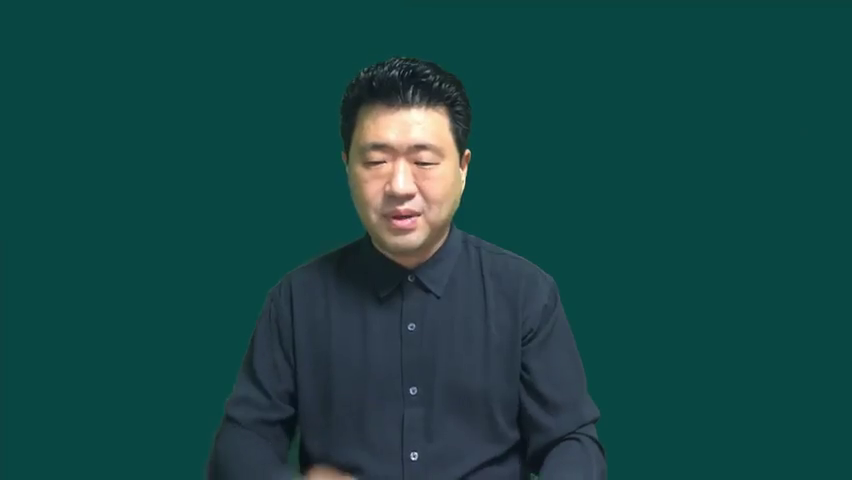
#> input picture frame 6 of video/어지럽다.mp4, 852 x 480 px, given in place of aaa_20250807_142634.mp4, which was not available
$ python cv2test.py
#> lines starting #> are read from the running program, lines starting #| are printed output that depends on the picture; after the words box and inside, x2 and y2 are one past the last pixel; in counts of white or black regions, pixels touching at a corner belong together
import cv2
import os

# 확인할 영상 파일 경로
video_path = "debug_videos/aaa_20250807_142634.mp4"  # 예시 이름, 실제 파일명으로 수정하세요

# 영상 파일 열기
cap = cv2.VideoCapture(video_path)

if not cap.isOpened():
    print("비디오 파일을 열 수 없습니다.")
    exit()

frame_count = 0

while True:
    ret, frame = cap.read()
#> frame is the input picture: shape (480, 852, 3); mean B, G, R 68.4, 70.1, 21.7
    if not ret:
        break

    # 프레임 번호 표시
    frame_count += 1
    cv2.putText(frame, f"Frame: {frame_count}", (10, 30),
                cv2.FONT_HERSHEY_SIMPLEX, 1, (255, 0, 0), 2)
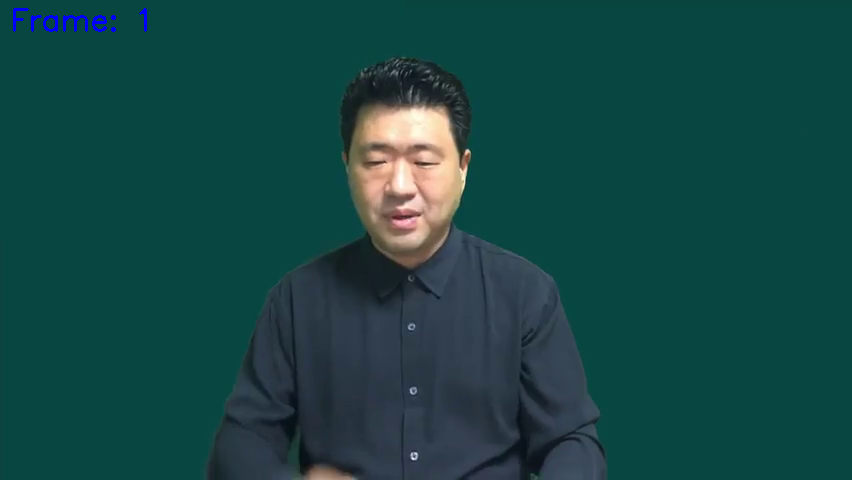
#> frame: shape (480, 852, 3); 0.2% of pixels changed, all inside (x1, y1, x2, y2) = (13, 8, 147, 32)

    # 프레임 보여주기
    cv2.imshow("Frame", frame)

    # 'q' 키 누르면 종료
    if cv2.waitKey(25) & 0xFF == ord('q'):
#> (key q is pressed here)
        break

cap.release()
cv2.destroyAllWindows()

$ run again, starting later in the video
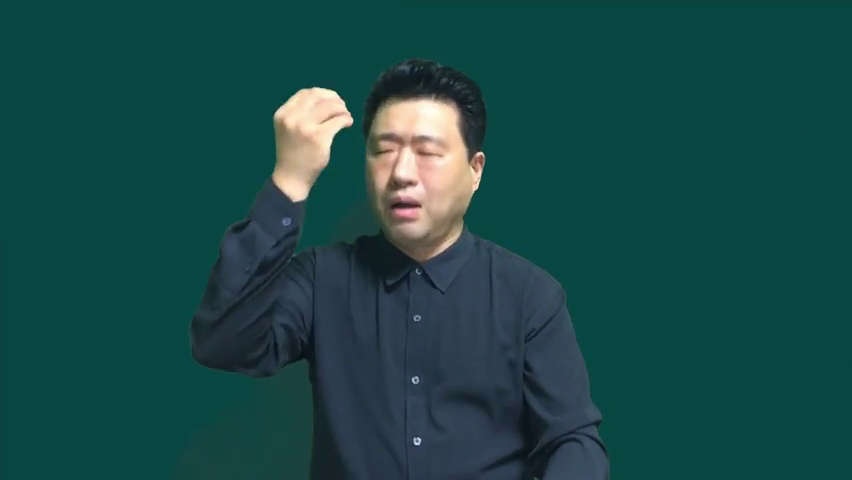
#> input picture frame 28 of video/어지럽다.mp4, 852 x 480 px, given in place of aaa_20250807_142634.mp4, which was not available
#> frame is the input picture: shape (480, 852, 3); mean B, G, R 70.3, 71.7, 24.6
#> `cv2.putText(frame, f"Frame: {frame_count}", (10, 30), cv2.FONT_HERSHEY..`:
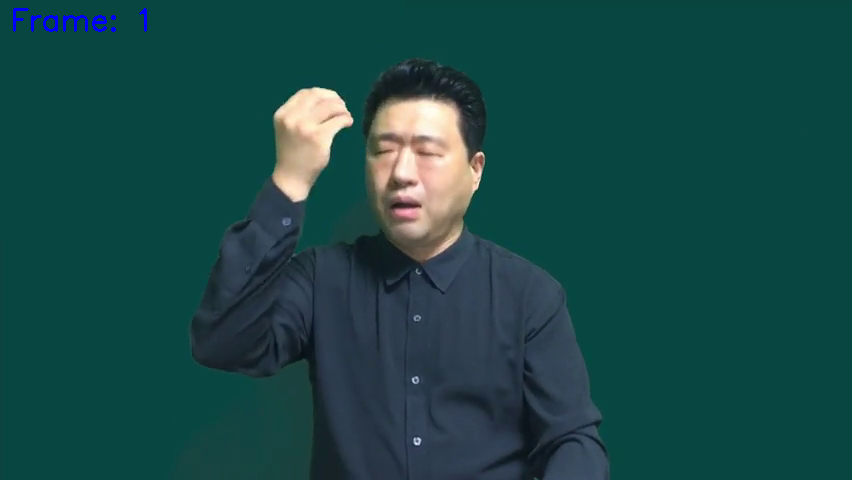
#> frame: shape (480, 852, 3); 0.2% of pixels changed, all inside (x1, y1, x2, y2) = (13, 8, 147, 32)

$ run again, starting later in the video
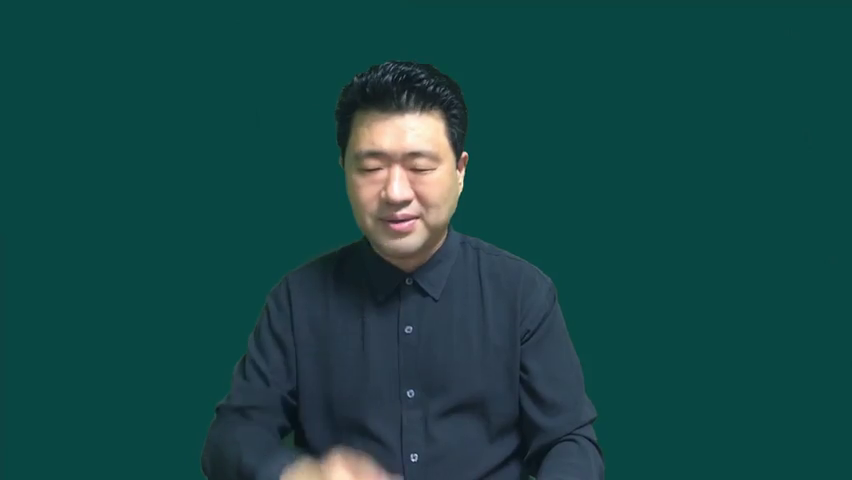
#> input picture frame 51 of video/어지럽다.mp4, 852 x 480 px, given in place of aaa_20250807_142634.mp4, which was not available
#> frame is the input picture: shape (480, 852, 3); mean B, G, R 69, 70.4, 21.5
#> `cv2.putText(frame, f"Frame: {frame_count}", (10, 30), cv2.FONT_HERSHEY..`:
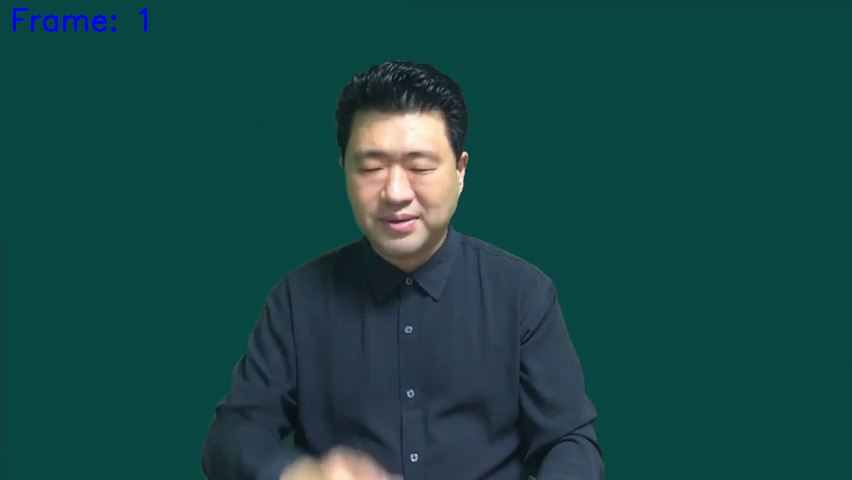
#> frame: shape (480, 852, 3); 0.2% of pixels changed, all inside (x1, y1, x2, y2) = (13, 8, 147, 32)
